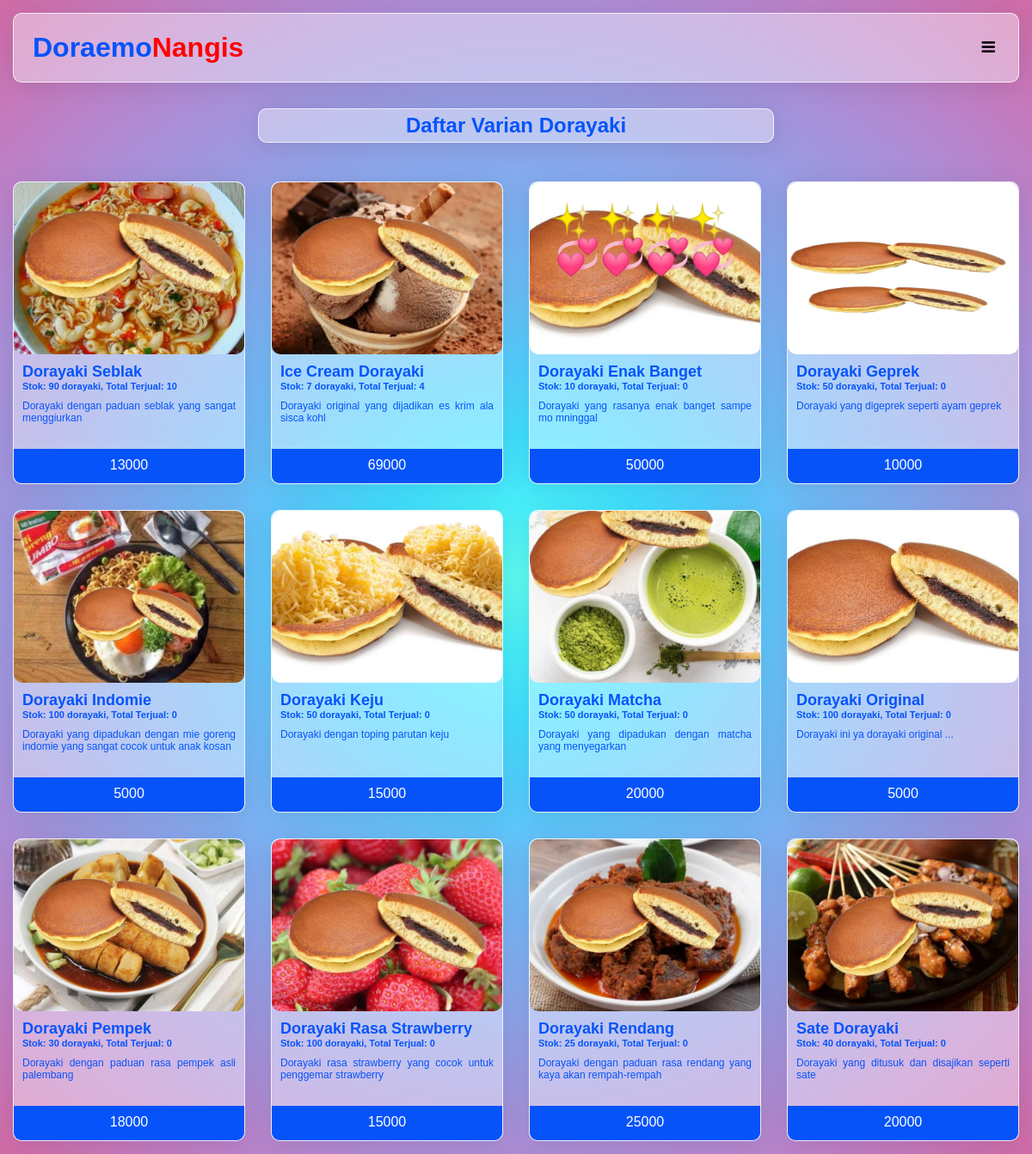
/dashboard.php (signed in), run on the app's committed database.
### tables this page shows
CREATE TABLE varian_dorayaki (iddorayaki INTEGER PRIMARY KEY AUTOINCREMENT, nama_varian TEXT, gambar TEXT, deskripsi TEXT, harga INTEGER, stok INTEGER);

### database.php (called while the page is built, shortened)
<?php
    function getTotalPenjualanDorayaki($db){
        $result = $db->query("SELECT nama_varian, SUM(jumlah_pembelian) AS total_terjual FROM riwayat_pembelian GROUP BY nama_varian ORDER BY total_terjual DESC;");
        $allItem = [];
        while($row = $result->fetchArray()){
            $allItem[$row["nama_varian"]] = $row;
        }
        return $allItem;
    }
    function sortDashboard($db, $limit){
        $result = $db->query("SELECT * FROM varian_dorayaki ORDER BY nama_varian;");
        $allItem = [];
        while($row = $result->fetchArray()){
            $allItem[$row["nama_varian"]] = $row;
        }
        $total_penjualan = getTotalPenjualanDorayaki($db);
        $arreturn = array();
        $i = 0;
        foreach($total_penjualan as $penjualan){
            if($i != $limit){
                $arreturn[] = $allItem[$penjualan["nama_varian"]];
                $i++;
            } else{
                break;
            }
        }
        foreach($allItem as $item){
            if($i != $limit){
                if(!isset($total_penjualan[$item["nama_varian"]])){
                    $arreturn[] = $item;
                    $i++;
                }
            } else{
                break;
            }
        }
        return $arreturn;
    }
?>

### dashboard.php (the view, shortened to what this page needs)
<?php
require "database.php";
$alldorayaki = sortDashboard($db, 12);
$total_penjualan = getTotalPenjualanDorayaki($db);
?>
<!DOCTYPE html>
<html lang="en">
<head>
    <link rel="stylesheet" href="css/styles.css">
    <link rel="stylesheet" href="https://cdnjs.cloudflare.com/ajax/libs/font-awesome/4.7.0/css/font-awesome.min.css">
</head>
<body>
    <div class="glassmorphism-bg" id="header">
        <a href="" class="navbar-name">Doraemo<span style="color: red;">Nangis</span></a>
        <a href="javascript:void(0);" id="hamburger-menu" onclick="responsiveHeader()">
            <i class="fa fa-bars"></i>
        </a>
    </div>
    <p class="glassmorphism-bg" id="content-title">Daftar Varian Dorayaki</p>
    <div class="container" id="main-content">
        <div class="row" id="list-product">
            <?php
            if(count($alldorayaki) > 0){
                foreach($alldorayaki as $variandorayaki){
                    $total_terjual = isset($total_penjualan[$variandorayaki["nama_varian"]]) ? $total_penjualan[$variandorayaki["nama_varian"]]["total_terjual"] : 0;
                    echo '<div class="col-lg-3 col-md-4 col-sm-6 col-xs-12">
                    <a href="detail-dorayaki.php?id=' . $variandorayaki["iddorayaki"] . '">
                        <div class="dorayaki-card glassmorphism-bg">
                            <div class="dorayaki-img"><img src="' . $variandorayaki["gambar"] . '"></div>
                            <div class="dorayaki-detail">
                                <p class="dorayaki-name">'. $variandorayaki["nama_varian"] . '</p>
                                <p class="dorayaki-stok">Stok: '. $variandorayaki["stok"] . ' dorayaki, Total Terjual: '.$total_terjual.'</p>
                                <p class="dorayaki-description">' . $variandorayaki["deskripsi"] . '</p>
                                <p class="dorayaki-price">' . $variandorayaki["harga"] .'</p>
                            </div>
                        </div>
                    </a>
                </div>';
                }
            }
            ?>
        </div>
    </div>
</body>
</html>

### css/styles.css (style rules this page uses)
* { box-sizing: border-box; margin: 0px; padding: 0px; font-family: Helvetica, Arial, sans-serif; }
body { background-image: radial-gradient(circle, #5ffbf1, #48eefa, #41dfff, #52cffe, #69bff8, #79b3f4, #8aa7ec, #9a9ae1, #aa8fd8, #ba83ca, #c777b9, #d16ba5); }
.container { padding-right: 15px; padding-left: 15px; margin-right: auto; margin-left: auto; width: 100%; }
.row { margin-right: -15px; margin-left: -15px; }
.row::after { content: ""; clear: both; display: table; }
#header { overflow: hidden; padding: 15px 10px; margin: 15px; }
#header #hamburger-menu { display: none; position: absolute; right: 15px; top: 15px; }
#header a { float: left; color: black; text-align: center; padding: 12px; font-size: 18px; line-height: 25px; border-radius: 4px; text-decoration: none; }
#header a.navbar-name { font-size: 32px; font-weight: bold; color: rgb(6, 83, 250); }
.glassmorphism-bg { background: rgba( 255, 255, 255, 0.40 ); box-shadow: 0 4px 30px 0 rgba(0, 0, 0, 0.1); backdrop-filter: blur( 6px ); -webkit-backdrop-filter: blur( 6px ); border-radius: 10px; border: 1px solid rgba( 255, 255, 255, 0.75); }
#content-title { color: rgb(6, 83, 250); text-align: center; width: 50%; overflow: hidden; margin: 30px auto; padding: 5px; font-size: 24px; font-weight: bold; }
#main-content a { text-decoration: none; }
.dorayaki-card { overflow: hidden; margin: 15px; }
.dorayaki-img { width: 100%; height: 200px; border-radius: 10px; }
.dorayaki-img img { width: 100%; height: 100%; border-radius: 10px; }
.dorayaki-detail { width: 100%; height: 150px; position: relative; }
.dorayaki-name { width: 100%; padding: 10px 10px 0px; color: rgb(6, 83, 250); font-size: 18px; font-weight: bold; }
.dorayaki-stok { width: 100%; font-size: 11px; color: rgb(6, 83, 250); padding: 0px 10px; font-weight: bold; }
.dorayaki-description { width: 100%; font-size: 12px; color: rgb(6, 83, 250); padding: 10px; text-align: justify; }
.dorayaki-price { position: absolute; bottom: 0; width: 100%; height: 40px; background-color: rgb(6, 83, 250); color: white; text-align: center; font-size: 16px; padding: 10px; }
.col-xs-1, .col-sm-1, .col-md-1, .col-lg-1, .col-xs-2, .col-sm-2, .col-md-2, .col-lg-2, .col-xs-3, .col-sm-3, .col-md-3, .col-lg-3, .col-xs-4, .col-sm-4, .col-md-4, .col-lg-4, .col-xs-5, .col-sm-5, .col-md-5, .col-lg-5, .col-xs-6, .col-sm-6, .col-md-6, .col-lg-6, .col-xs-7, .col-sm-7, .col-md-7, .col-lg-7, .col-xs-8, .col-sm-8, .col-md-8, .col-lg-8, .col-xs-9, .col-sm-9, .col-md-9, .col-lg-9, .col-xs-10, .col-sm-10, .col-md-10, .col-lg-10, .col-xs-11, .col-sm-11, .col-md-11, .col-lg-11, .col-xs-12, .col-sm-12, .col-md-12, .col-lg-12 { position: relative; min-height: 1px; }
.col-xs-1, .col-xs-2, .col-xs-3, .col-xs-4, .col-xs-5, .col-xs-6, .col-xs-7, .col-xs-8, .col-xs-9, .col-xs-10, .col-xs-11, .col-xs-12 { float: left; }
.col-xs-12 { width: 100%; }
@media (min-width: 1200px) { .col-lg-1, .col-lg-2, .col-lg-3, .col-lg-4, .col-lg-5, .col-lg-6, .col-lg-7, .col-lg-8, .col-lg-9, .col-lg-10, .col-lg-11, .col-lg-12 { float: left; } }
@media (min-width: 1200px) { .col-lg-3 { width: 25%; } }
@media (max-width: 1209px) { #header #hamburger-menu { display: block; } }

### data on the page
varian_dorayaki: gambar (picture), nama_varian "Dorayaki Seblak", stok "90", total_terjual "10", deskripsi "Dorayaki dengan paduan seblak yang sangat menggiurkan", harga "13000"
varian_dorayaki: gambar (picture), nama_varian "Ice Cream Dorayaki", stok "7", total_terjual "4", deskripsi "Dorayaki original yang dijadikan es krim ala sisca kohl", harga "69000"
varian_dorayaki: gambar (picture), nama_varian "Dorayaki Enak Banget", stok "10", nama_varian "0", deskripsi "Dorayaki yang rasanya enak banget sampe mo mninggal", harga "50000"
varian_dorayaki: gambar (picture), nama_varian "Dorayaki Geprek", stok "50", nama_varian "0", deskripsi "Dorayaki yang digeprek seperti ayam geprek", harga "10000"
varian_dorayaki: gambar (picture), nama_varian "Dorayaki Indomie", stok "100", nama_varian "0", deskripsi "Dorayaki yang dipadukan dengan mie goreng indomie yang sangat cocok untuk anak kosan", harga "5000"
varian_dorayaki: gambar (picture), nama_varian "Dorayaki Keju", stok "50", nama_varian "0", deskripsi "Dorayaki dengan toping parutan keju", harga "15000"
varian_dorayaki: gambar (picture), nama_varian "Dorayaki Matcha", stok "50", nama_varian "0", deskripsi "Dorayaki yang dipadukan dengan matcha yang menyegarkan", harga "20000"
varian_dorayaki: gambar (picture), nama_varian "Dorayaki Original", stok "100", nama_varian "0", deskripsi "Dorayaki ini ya dorayaki original ...", harga "5000"
varian_dorayaki: gambar (picture), nama_varian "Dorayaki Pempek", stok "30", nama_varian "0", deskripsi "Dorayaki dengan paduan rasa pempek asli palembang", harga "18000"
varian_dorayaki: gambar (picture), nama_varian "Dorayaki Rasa Strawberry", stok "100", nama_varian "0", deskripsi "Dorayaki rasa strawberry yang cocok untuk penggemar strawberry", harga "15000"
varian_dorayaki: gambar (picture), nama_varian "Dorayaki Rendang", stok "25", nama_varian "0", deskripsi "Dorayaki dengan paduan rasa rendang yang kaya akan rempah-rempah", harga "25000"
varian_dorayaki: gambar (picture), nama_varian "Sate Dorayaki", stok "40", nama_varian "0", deskripsi "Dorayaki yang ditusuk dan disajikan seperti sate", harga "20000"
